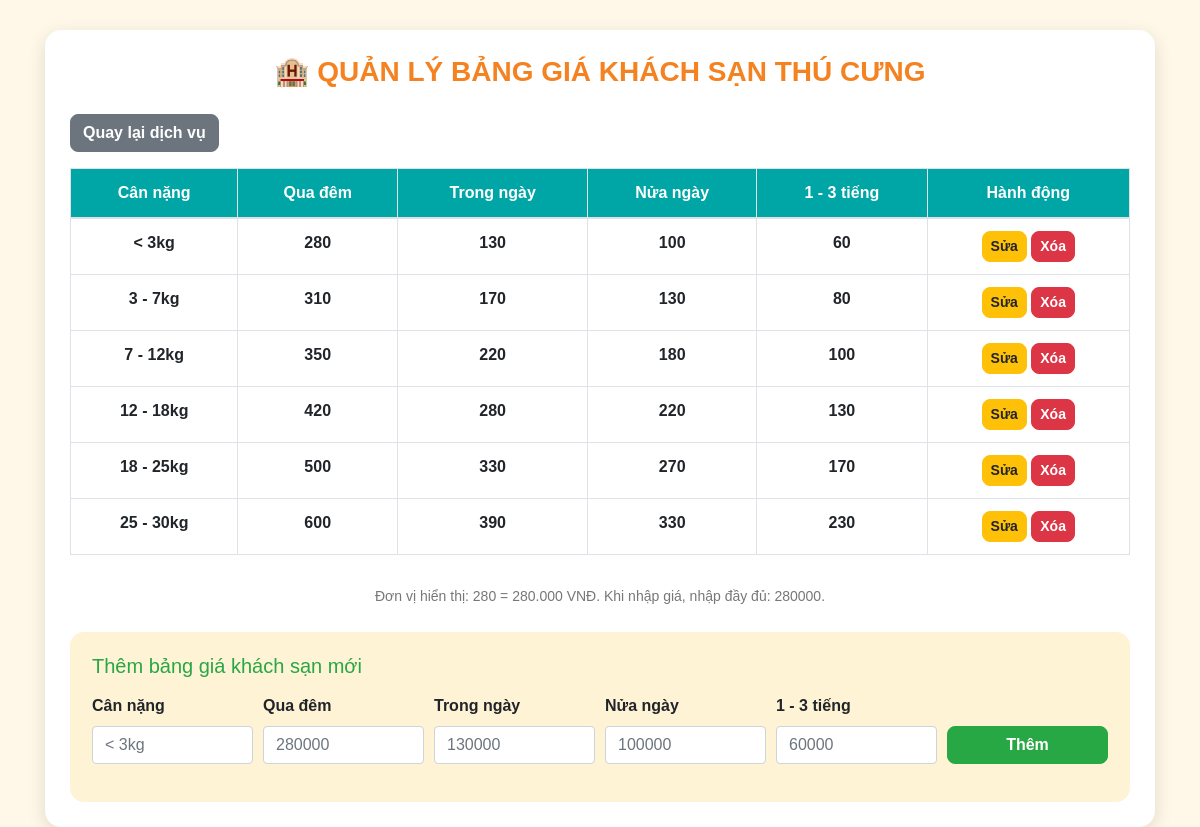
The page /admin/khach_san.php on the database its author committed.
### tables this page shows
CREATE TABLE `dich_vu_khachsan` (
  `id` int(11) NOT NULL,
  `can_nang` varchar(50) NOT NULL,
  `qua_dem` int(11) NOT NULL,
  `trong_ngay` int(11) NOT NULL,
  `nua_ngay` int(11) NOT NULL,
  `mot_den_ba_tieng` int(11) NOT NULL
);

### admin/khach_san.php (the view, shortened to what this page needs)
<?php
include("../config/ket_noi_csdl.php");
$conn->query("
CREATE TABLE IF NOT EXISTS dich_vu_khachsan (
    id INT AUTO_INCREMENT PRIMARY KEY,
    can_nang VARCHAR(50) NOT NULL,
    qua_dem INT NOT NULL DEFAULT 0,
    trong_ngay INT NOT NULL DEFAULT 0,
    nua_ngay INT NOT NULL DEFAULT 0,
    mot_den_ba_tieng INT NOT NULL DEFAULT 0
)
");
$edit_data = null;
$result = $conn->query("SELECT * FROM dich_vu_khachsan ORDER BY id ASC");
?>
<!DOCTYPE html>
<html lang="vi">
<head>
    <link href="https://cdn.jsdelivr.net/npm/bootstrap@4.6.2/dist/css/bootstrap.min.css" rel="stylesheet">
</head>
<body>
<div class="container">
    <div class="box">
        <h3>🏨 QUẢN LÝ BẢNG GIÁ KHÁCH SẠN THÚ CƯNG</h3>
        <div class="mb-3">
            <a href="dich_vu.php" class="btn btn-secondary">Quay lại dịch vụ</a>
        </div>
        <div class="table-wrap">
            <table class="table table-bordered table-hover">
                <thead>
                    <tr>
                        <th>Cân nặng</th>
                        <th>Qua đêm</th>
                        <th>Trong ngày</th>
                        <th>Nửa ngày</th>
                        <th>1 - 3 tiếng</th>
                        <th>Hành động</th>
                    </tr>
                </thead>
                <tbody>
                    <?php if ($result && $result->num_rows > 0) { ?>
                        <?php while ($row = $result->fetch_assoc()) { ?>
                            <tr>
                                <td><?php echo htmlspecialchars($row['can_nang']); ?></td>
                                <td><?php echo number_format($row['qua_dem'] / 1000); ?></td>
                                <td><?php echo number_format($row['trong_ngay'] / 1000); ?></td>
                                <td><?php echo number_format($row['nua_ngay'] / 1000); ?></td>
                                <td><?php echo number_format($row['mot_den_ba_tieng'] / 1000); ?></td>
                                <td>
                                    <a href="khach_san.php?action=edit&id=<?php echo intval($row['id']); ?>"
                                       class="btn btn-warning btn-sm">
                                        Sửa
                                    </a>
                                    <a href="khach_san.php?action=delete&id=<?php echo intval($row['id']); ?>"
                                       class="btn btn-danger btn-sm"
                                       onclick="return confirm('Bạn có chắc muốn xóa dòng giá này không?')">
                                        Xóa
                                    </a>
                                </td>
                            </tr>
                        <?php } ?>
                    <?php } else { ?>
                        <tr>
                            <td colspan="6" class="text-danger">Chưa có dữ liệu bảng giá khách sạn.</td>
                        </tr>
                    <?php } ?>
                </tbody>
            </table>
        </div>
        <p class="note">
            Đơn vị hiển thị: 280 = 280.000 VNĐ. Khi nhập giá, nhập đầy đủ: 280000.
        </p>
        <div class="form-box">
            <?php if ($edit_data) { ?>
                <h5 class="mb-3 text-warning">Sửa bảng giá khách sạn</h5>
                <form method="POST" action="khach_san.php">
                    <input type="hidden" name="form_action" value="edit">
                    <input type="hidden" name="id" value="<?php echo intval($edit_data['id']); ?>">
                    <div class="form-row">
                        <div class="form-group col-md-2">
                            <label>Cân nặng</label>
                            <input type="text" name="can_nang" class="form-control"
                                   value="<?php echo htmlspecialchars($edit_data['can_nang']); ?>" required>
                        </div>
                        <div class="form-group col-md-2">
                            <label>Qua đêm</label>
                            <input type="number" name="qua_dem" class="form-control"
                                   value="<?php echo intval($edit_data['qua_dem']); ?>" required>
                        </div>
                        <div class="form-group col-md-2">
                            <label>Trong ngày</label>
                            <input type="number" name="trong_ngay" class="form-control"
                                   value="<?php echo intval($edit_data['trong_ngay']); ?>" required>
                        </div>
                        <div class="form-group col-md-2">
                            <label>Nửa ngày</label>
                            <input type="number" name="nua_ngay" class="form-control"
                                   value="<?php echo intval($edit_data['nua_ngay']); ?>" required>
                        </div>
                        <div class="form-group col-md-2">
                            <label>1 - 3 tiếng</label>
                            <input type="number" name="mot_den_ba_tieng" class="form-control"
                                   value="<?php echo intval($edit_data['mot_den_ba_tieng']); ?>" required>
                        </div>
                        <div class="form-group col-md-2 d-flex align-items-end">
                            <button type="submit" class="btn btn-warning btn-block">
                                Cập nhật
                            </button>
                        </div>
                    </div>
                    <a href="khach_san.php" class="btn btn-secondary btn-sm">Hủy sửa</a>
                </form>
            <?php } else { ?>
                <h5 class="mb-3 text-success">Thêm bảng giá khách sạn mới</h5>
                <form method="POST" action="khach_san.php">
                    <div class="form-row">
                        <div class="form-group col-md-2">
                            <label>Cân nặng</label>
                            <input type="text" name="can_nang" class="form-control" placeholder="< 3kg" required>
                        </div>
                        <div class="form-group col-md-2">
                            <label>Qua đêm</label>
                            <input type="number" name="qua_dem" class="form-control" placeholder="280000" required>
                        </div>
                        <div class="form-group col-md-2">
                            <label>Trong ngày</label>
                            <input type="number" name="trong_ngay" class="form-control" placeholder="130000" required>
                        </div>
                        <div class="form-group col-md-2">
                            <label>Nửa ngày</label>
                            <input type="number" name="nua_ngay" class="form-control" placeholder="100000" required>
                        </div>
                        <div class="form-group col-md-2">
                            <label>1 - 3 tiếng</label>
                            <input type="number" name="mot_den_ba_tieng" class="form-control" placeholder="60000" required>
                        </div>
                        <div class="form-group col-md-2 d-flex align-items-end">
                            <button type="submit" class="btn btn-success btn-block">Thêm</button>
                        </div>
                    </div>
                </form>
            <?php } ?>
        </div>
    </div>
</div>
</body>
</html>

### admin/khach_san.php (style rules this page uses)
body { background: #fff8e8; font-family: Arial, sans-serif; }
.box { background: white; padding: 25px; border-radius: 16px; margin-top: 30px; box-shadow: 0 5px 18px rgba(0,0,0,0.12); }
h3 { color: #f58220; text-align: center; font-weight: bold; margin-bottom: 25px; }
th { background: #00a6a6; color: white; text-align: center; white-space: nowrap; }
td { text-align: center; vertical-align: middle; font-weight: 600; }
.form-box { background: #fff3d6; padding: 22px; border-radius: 14px; margin-top: 25px; }
.btn { border-radius: 8px; font-weight: 600; }
label { font-weight: 600; }
.note { color: #777; font-size: 14px; text-align: center; margin-top: 15px; }
.table-wrap { overflow-x: auto; }

### rows shown on the page
dich_vu_khachsan: can_nang "< 3kg", $row['qua_dem']/1000 "280", $row['trong_ngay']/1000 "130", $row['nua_ngay']/1000 "100", $row['mot_den_ba_tieng']/1000 "60"
dich_vu_khachsan: can_nang "3 - 7kg", $row['qua_dem']/1000 "310", $row['trong_ngay']/1000 "170", $row['nua_ngay']/1000 "130", $row['mot_den_ba_tieng']/1000 "80"
dich_vu_khachsan: can_nang "7 - 12kg", $row['qua_dem']/1000 "350", $row['trong_ngay']/1000 "220", $row['nua_ngay']/1000 "180", $row['mot_den_ba_tieng']/1000 "100"
dich_vu_khachsan: can_nang "12 - 18kg", $row['qua_dem']/1000 "420", $row['trong_ngay']/1000 "280", $row['nua_ngay']/1000 "220", $row['mot_den_ba_tieng']/1000 "130"
dich_vu_khachsan: can_nang "18 - 25kg", $row['qua_dem']/1000 "500", $row['trong_ngay']/1000 "330", $row['nua_ngay']/1000 "270", $row['mot_den_ba_tieng']/1000 "170"
dich_vu_khachsan: can_nang "25 - 30kg", $row['qua_dem']/1000 "600", $row['trong_ngay']/1000 "390", $row['nua_ngay']/1000 "330", $row['mot_den_ba_tieng']/1000 "230"
